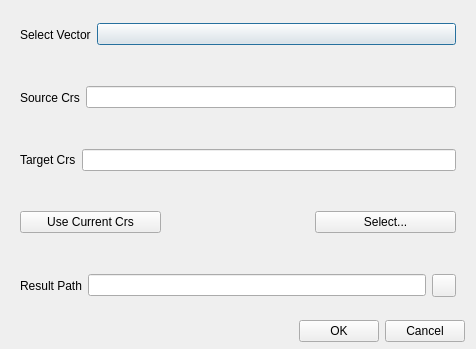
<?xml version="1.0" encoding="UTF-8"?>
<ui version="4.0">
 <class>shpReprojectDialog</class>
 <widget class="QDialog" name="shpReprojectDialog">
  <property name="geometry">
   <rect>
    <x>0</x>
    <y>0</y>
    <width>476</width>
    <height>349</height>
   </rect>
  </property>
  <property name="windowTitle">
   <string>Vector Reproject Area Parameter Settings</string>
  </property>
  <layout class="QVBoxLayout" name="verticalLayout">
   <property name="spacing">
    <number>6</number>
   </property>
   <property name="topMargin">
    <number>6</number>
   </property>
   <property name="bottomMargin">
    <number>7</number>
   </property>
   <item>
    <widget class="CardWidget" name="CardWidget_4">
     <property name="layoutDirection">
      <enum>Qt::LeftToRight</enum>
     </property>
     <layout class="QHBoxLayout" name="horizontalLayout_5">
      <item>
       <widget class="BodyLabel" name="BodyLabel">
        <property name="text">
         <string>Select Vector</string>
        </property>
       </widget>
      </item>
      <item>
       <widget class="ComboBox" name="selectShpCb">
        <property name="sizePolicy">
         <sizepolicy hsizetype="Expanding" vsizetype="Fixed">
          <horstretch>0</horstretch>
          <verstretch>0</verstretch>
         </sizepolicy>
        </property>
       </widget>
      </item>
     </layout>
    </widget>
   </item>
   <item>
    <widget class="CardWidget" name="CardWidget_3">
     <layout class="QHBoxLayout" name="horizontalLayout_3">
      <item>
       <widget class="BodyLabel" name="BodyLabel_3">
        <property name="text">
         <string>Source Crs</string>
        </property>
       </widget>
      </item>
      <item>
       <widget class="LineEdit" name="sourceCrsLE">
        <property name="readOnly">
         <bool>true</bool>
        </property>
       </widget>
      </item>
     </layout>
    </widget>
   </item>
   <item>
    <widget class="CardWidget" name="CardWidget_2">
     <layout class="QHBoxLayout" name="horizontalLayout_2">
      <item>
       <widget class="BodyLabel" name="BodyLabel_2">
        <property name="text">
         <string>Target Crs</string>
        </property>
       </widget>
      </item>
      <item>
       <widget class="LineEdit" name="targetCrsLE">
        <property name="readOnly">
         <bool>true</bool>
        </property>
        <property name="clearButtonEnabled">
         <bool>true</bool>
        </property>
       </widget>
      </item>
     </layout>
    </widget>
   </item>
   <item>
    <widget class="CardWidget" name="CardWidget_5">
     <layout class="QHBoxLayout" name="horizontalLayout_4">
      <item>
       <widget class="PrimaryPushButton" name="selectMapcanvasCrsPB">
        <property name="text">
         <string>Use Current Crs</string>
        </property>
       </widget>
      </item>
      <item>
       <widget class="PrimarySplitPushButton" name="selectLayerSPB">
        <property name="text_" stdset="0">
         <string>Select Layer Crs</string>
        </property>
       </widget>
      </item>
      <item>
       <widget class="PrimaryPushButton" name="selectMorePB">
        <property name="text">
         <string>Select...</string>
        </property>
       </widget>
      </item>
     </layout>
    </widget>
   </item>
   <item>
    <widget class="CardWidget" name="CardWidget">
     <property name="layoutDirection">
      <enum>Qt::LeftToRight</enum>
     </property>
     <layout class="QHBoxLayout" name="horizontalLayout">
      <item>
       <widget class="BodyLabel" name="BodyLabel_4">
        <property name="text">
         <string>Result Path</string>
        </property>
       </widget>
      </item>
      <item>
       <widget class="LineEdit" name="resLE">
        <property name="readOnly">
         <bool>true</bool>
        </property>
       </widget>
      </item>
      <item>
       <widget class="ToolButton" name="selectSaveFilePB"/>
      </item>
     </layout>
    </widget>
   </item>
   <item>
    <layout class="QHBoxLayout" name="horizontalLayout_8">
     <item>
      <spacer name="horizontalSpacer">
       <property name="orientation">
        <enum>Qt::Horizontal</enum>
       </property>
       <property name="sizeHint" stdset="0">
        <size>
         <width>40</width>
         <height>20</height>
        </size>
       </property>
      </spacer>
     </item>
     <item>
      <widget class="PushButton" name="runPB">
       <property name="text">
        <string>OK</string>
       </property>
      </widget>
     </item>
     <item>
      <widget class="PushButton" name="cancelPB">
       <property name="text">
        <string>Cancel</string>
       </property>
      </widget>
     </item>
    </layout>
   </item>
  </layout>
 </widget>
 <customwidgets>
  <customwidget>
   <class>ComboBox</class>
   <extends>QPushButton</extends>
   <header>qfluentwidgets</header>
  </customwidget>
  <customwidget>
   <class>PushButton</class>
   <extends>QPushButton</extends>
   <header>qfluentwidgets</header>
  </customwidget>
  <customwidget>
   <class>PrimaryPushButton</class>
   <extends>PushButton</extends>
   <header>qfluentwidgets</header>
  </customwidget>
  <customwidget>
   <class>SplitPushButton</class>
   <extends>QWidget</extends>
   <header>qfluentwidgets</header>
  </customwidget>
  <customwidget>
   <class>PrimarySplitPushButton</class>
   <extends>SplitPushButton</extends>
   <header>qfluentwidgets</header>
  </customwidget>
  <customwidget>
   <class>ToolButton</class>
   <extends>QToolButton</extends>
   <header>qfluentwidgets</header>
  </customwidget>
  <customwidget>
   <class>CardWidget</class>
   <extends>QFrame</extends>
   <header>qfluentwidgets</header>
   <container>1</container>
  </customwidget>
  <customwidget>
   <class>BodyLabel</class>
   <extends>QLabel</extends>
   <header>qfluentwidgets</header>
  </customwidget>
  <customwidget>
   <class>LineEdit</class>
   <extends>QLineEdit</extends>
   <header>qfluentwidgets</header>
  </customwidget>
 </customwidgets>
 <resources/>
 <connections/>
</ui>
